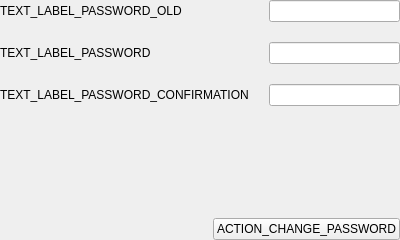
<?xml version="1.0" encoding="UTF-8"?>
<ui version="4.0">
 <class>PasswordChangeWidget</class>
 <widget class="QWidget" name="PasswordChangeWidget">
  <property name="geometry">
   <rect>
    <x>0</x>
    <y>0</y>
    <width>400</width>
    <height>240</height>
   </rect>
  </property>
  <property name="windowTitle">
   <string>Form</string>
  </property>
  <layout class="QVBoxLayout" name="verticalLayout">
   <property name="spacing">
    <number>20</number>
   </property>
   <property name="leftMargin">
    <number>0</number>
   </property>
   <property name="topMargin">
    <number>0</number>
   </property>
   <property name="rightMargin">
    <number>0</number>
   </property>
   <property name="bottomMargin">
    <number>0</number>
   </property>
   <item>
    <layout class="QFormLayout" name="formLayout">
     <property name="horizontalSpacing">
      <number>20</number>
     </property>
     <property name="verticalSpacing">
      <number>20</number>
     </property>
     <property name="leftMargin">
      <number>0</number>
     </property>
     <property name="topMargin">
      <number>0</number>
     </property>
     <property name="rightMargin">
      <number>0</number>
     </property>
     <property name="bottomMargin">
      <number>0</number>
     </property>
     <item row="0" column="0">
      <widget class="QLabel" name="label_2">
       <property name="text">
        <string>TEXT_LABEL_PASSWORD_OLD</string>
       </property>
      </widget>
     </item>
     <item row="1" column="0">
      <widget class="QLabel" name="label_3">
       <property name="text">
        <string>TEXT_LABEL_PASSWORD</string>
       </property>
      </widget>
     </item>
     <item row="2" column="0">
      <widget class="QLabel" name="label_4">
       <property name="text">
        <string>TEXT_LABEL_PASSWORD_CONFIRMATION</string>
       </property>
      </widget>
     </item>
     <item row="0" column="1">
      <widget class="QLineEdit" name="line_edit_old_password">
       <property name="echoMode">
        <enum>QLineEdit::Password</enum>
       </property>
      </widget>
     </item>
     <item row="1" column="1">
      <widget class="QLineEdit" name="line_edit_password">
       <property name="echoMode">
        <enum>QLineEdit::Password</enum>
       </property>
      </widget>
     </item>
     <item row="2" column="1">
      <widget class="QLineEdit" name="line_edit_password_check">
       <property name="echoMode">
        <enum>QLineEdit::Password</enum>
       </property>
      </widget>
     </item>
    </layout>
   </item>
   <item>
    <layout class="QHBoxLayout" name="layout_password_strength">
     <property name="leftMargin">
      <number>0</number>
     </property>
     <property name="rightMargin">
      <number>0</number>
     </property>
    </layout>
   </item>
   <item>
    <layout class="QHBoxLayout" name="horizontalLayout_2">
     <property name="leftMargin">
      <number>0</number>
     </property>
     <property name="rightMargin">
      <number>0</number>
     </property>
     <item>
      <spacer name="horizontalSpacer_3">
       <property name="orientation">
        <enum>Qt::Horizontal</enum>
       </property>
       <property name="sizeHint" stdset="0">
        <size>
         <width>40</width>
         <height>20</height>
        </size>
       </property>
      </spacer>
     </item>
     <item>
      <widget class="QPushButton" name="button_change">
       <property name="cursor">
        <cursorShape>PointingHandCursor</cursorShape>
       </property>
       <property name="text">
        <string>ACTION_CHANGE_PASSWORD</string>
       </property>
      </widget>
     </item>
    </layout>
   </item>
  </layout>
 </widget>
 <resources/>
 <connections/>
</ui>
